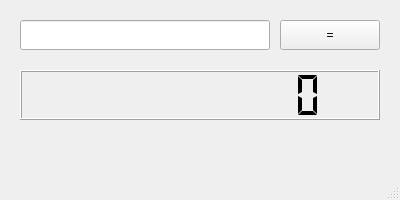
<?xml version="1.0" encoding="UTF-8"?>
<ui version="4.0">
 <class>MainWindow</class>
 <widget class="QMainWindow" name="MainWindow">
  <property name="geometry">
   <rect>
    <x>0</x>
    <y>0</y>
    <width>400</width>
    <height>200</height>
   </rect>
  </property>
  <property name="windowTitle">
   <string>Prefix Calculator</string>
  </property>
  <widget class="QWidget" name="centralwidget">
   <widget class="QLineEdit" name="input_text">
    <property name="geometry">
     <rect>
      <x>20</x>
      <y>20</y>
      <width>250</width>
      <height>30</height>
     </rect>
    </property>
   </widget>
   <widget class="QPushButton" name="button_equal">
    <property name="geometry">
     <rect>
      <x>280</x>
      <y>20</y>
      <width>100</width>
      <height>30</height>
     </rect>
    </property>
    <property name="text">
     <string>=</string>
    </property>
   </widget>
   <widget class="QLCDNumber" name="output_lcd">
    <property name="geometry">
     <rect>
      <x>20</x>
      <y>70</y>
      <width>360</width>
      <height>50</height>
     </rect>
    </property>
    <property name="digitCount">
     <number>10</number>
    </property>
    <property name="segmentStyle">
     <enum>QLCDNumber::Flat</enum>
    </property>
   </widget>
  </widget>
  <widget class="QStatusBar" name="statusbar"/>
 </widget>
 <resources/>
 <connections/>
</ui>
